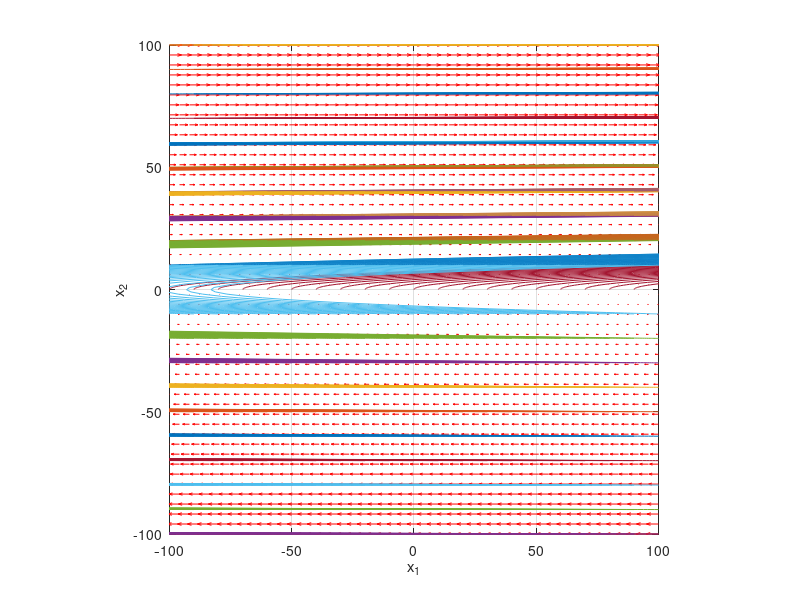

Recreate this plot in MATLAB.
% swing.m
% Megan Swanson
% SUPERB Project 2017
%
%       This script uses the swing equation to model the frequency response
%       of a power system after a loss of generation.
%
% http://matlab.cheme.cmu.edu/2011/08/09/phase-portraits-of-a-system-of-odes/

clear all; close all;

%%%% Parameters %%%%

f_0 = 60;
H = 6;
H_1 = 6;
H_2 = 6;
S_B = 115000000;
k = 1.5;
D = (1/k);
%P_m = ;
%P_load = ;
P_delta = 3000000;
P_delta1 = 1000000;
P_delta2 = 0;
P_loss = 0;
V_1 = 1;
V_2 = 1;

M_1 = (2*H_1*S_B)/(2*pi*f_0);
M_2 = (2*H_2*S_B)/(2*pi*f_0);

B_1 = 0.0000000001*10000000000;
B_2 = 0.0000000001*100000000000;
%B_3 = f_0/(2*H_3*S_B);

A = -1*(f_0/(2*H*S_B*D));
B = (f_0/(2*H*S_B))*(P_delta - P_loss);

A1 = P_delta1/M_1
B1 = k/M_1
C1 = (V_1*V_2*B_2)/M_1
%D1 = (V_1*V_3*B_3)/M_1

A2 = P_delta2/M_2
B2 = k/M_2
C2 = (V_2*V_1*B_1)/M_2
%D2 = (V_2*V_3*B_3)/M_2;

%%%% Functions %%%%

% #1: Aggregated Swing Equation
% f = @(t,X) [X(2); A*X(1)+B];

% #2: function from http://ieeexplore.ieee.org/stamp/stamp.jsp?arnumber=1086115
% f = @(t,X) [X(2); 0.234 - 0.7143*X(2) - 0.0633*sin(X(1) + 0.0405) - 0.582*sin(X(1) + 0.4103)];
% #2a-c: Replicated varied inertia and damping results from Andersson paper using #2
%   #2a: M = 2*M0; k = k0
% fa = @(t,X) [X(2); 0.5*(0.234 - 0.7143*X(2) - 0.0633*sin(X(1) + 0.0405) - 0.582*sin(X(1) + 0.4103))];
%   #2b: M = 0.5*M0; k = 2*k0
% fb = @(t,X) [X(2); 2*(0.234 - 2*(0.7143*X(2)) - 0.0633*sin(X(1) + 0.0405) - 0.582*sin(X(1) + 0.4103))];
%   #2c: M = M0; k = 2*k0
% f = @(t,X) [X(2); 0.234 - 2*(0.7143*X(2)) - 0.0633*sin(X(1) + 0.0405) - 0.582*sin(X(1) + 0.4103)];

% #3: My attempt to parameterize and replicate the results of #2
% f = @(t,X) [X(2); A1 - B1*X(2) - C1*sin(X(1) + .0405) - D1*sin(X(1) + 0.4103)];

% #4: Fully parameterized two-area model
% f = @(t,Y) [Y(3); Y(4); A1 + B1*Y(3) + C1*sin(Y(1) - Y(2)); A2 + B2*Y(4) + C2*sin(Y(2) - Y(1))];
% NOTE: This verison of the two area model is difficult to solve with
% initial conditions because you need both angle and angular frequency
% values.

% #5: Fully parameterized two-area model using X(1) = d1-d2 and X(2) = w1-w2 or X(1)prime
 f = @(t,X) [X(2); A1 - A2 - (B1 - B2)*X(1) - C1*sin(X(1)) + C2*sin(-X(1))];
% NOTE: only works with assumption that k1 = k2

% To generate the phase portrait, we need to compute the derivatives $y_1'$ and $y_2'$ 
% at $t=0$ on a grid over the range of values for $y_1$ and $y_2$ we are interested in. 
% We will plot the derivatives as a vector at each (y1, y2) which will show us the initial 
% direction from each point. We will examine the solutions over the range -2 < y1 < 8, and 
% -2 < y2 < 2 for y2, and create a grid of 20x20 points.

y1 = linspace(-100,100,50);
y2 = linspace(-100,100,50);

[x,y] = meshgrid(y1,y2);
size(x);
size(y);

% computing the vector field

u = zeros(size(x));
v = zeros(size(x));

% we can use a single loop over each element to compute the derivatives at
% each point (y1, y2)
t=0; % we want the derivatives at each point at t=0, i.e. the starting time

for i = 1:numel(x)
    Yprime = f(t,[x(i);y(i);x(i);y(i)]);
    u(i) = Yprime(1);
    v(i) = Yprime(2);
end

quiver(x,y,u,v,'r'); figure(gcf)
xlabel('x_1')
ylabel('x_2')
axis tight equal;

%% PLOT SOLUTIONS

hold on
for y10 = -100:10:100
for y20 = -100:10:100
    
    % For functions #1, 2, 3, 5
    [ts,ys] = ode45(f,[0,500],[y10;y20]);
    plot(ys(:,1),ys(:,2))
    grid on
    ylim([-100, 100])
    xlim([-100, 100])
    
    % For function #4
    %[ts1,ys1] = ode45(f1,[0,500],[y10;y20;0;0]); 
    %plot(ys1(:,1)-ys1(:,3),ys1(:,2)-ys1(:,4))
    %[ts2,ys2] = ode45(f1,[0,500],[y10;y20;y10;y20]); 
    %plot(ys2(:,1)-ys2(:,3),ys2(:,2)-ys2(:,4))

    
    %[ts,ys] = ode45(f, [0, 500], [0;0;0;0]);
   
    %daspect([1 0.5 1]);
    %plot(ys(1,1),ys(1,2),'bo') % starting point
    %plot(ys(end,1),ys(end,2),'ks') % ending point
end
end
hold off
